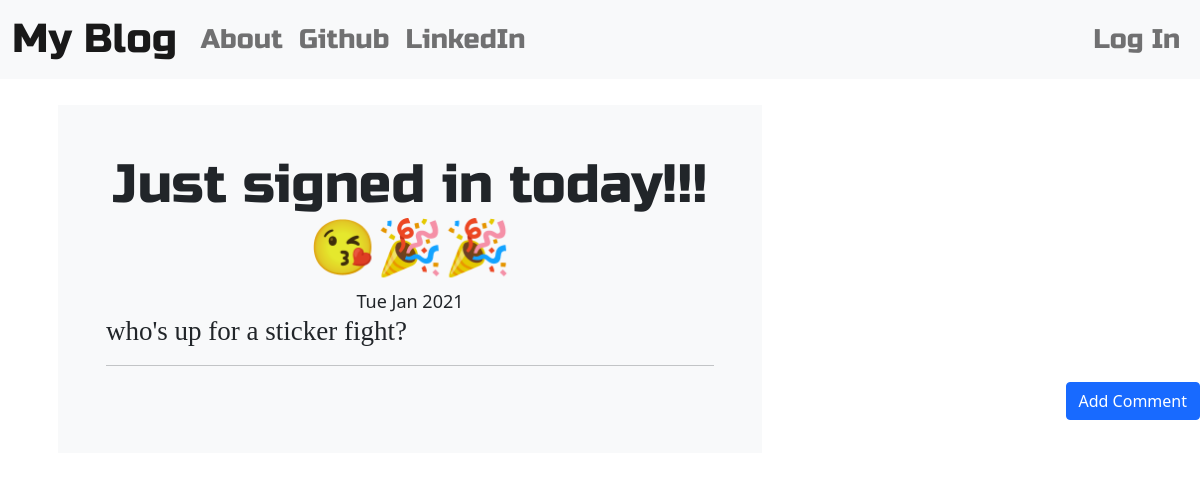
The app's page /post/4/ with its own data.
### blog/models.py (models this page shows, shortened)
class Post(models.Model):
    author = models.ForeignKey("auth.User", on_delete=models.CASCADE)
    title = models.CharField(max_length=200)
    text = models.TextField()
    create_date = models.DateTimeField(default=timezone.now())
    published_date = models.DateTimeField(blank=True, null=True)

### blog/views.py (the view)
# urls.py: path('post/<int:pk>/', views.PostDetailView.as_view(), name='post_detail'),
class PostDetailView(DetailView):
    model = Post

### blog/templates/blog/post_detail.html (shortened to what this page needs)
{% extends 'blog/base.html' %}
{% block content %}
<div class="bg-light p-5 rounded-lg m-3">
  <h1 class="posttitle loader">{{post.title}}</h1>
      {% if post.published_date %}
  <div class="date postdate">
      {{ post.published_date|date:"D M Y" }}
  </div>
      {% else %}
  <a class="btn btn-primary" href="{% url 'post_publish' pk=post.pk %}">Publish</a>
      {% endif %}
  <p class="postcontent">{{ post.text|safe|linebreaksbr }}</p>
  <hr>
  <a class="btn btn-primary btn-comment" href="{% url 'add_comment_to_post' pk=post.pk %}">Add Comment</a>
  <div class="container">
      {% for comment in post.comments.all %}
      <br>
      {% empty %}
      <p>No comments</p>
      {% endfor %}
  </div>
</div>
{% endblock %}

### blog/static/blog/css/blog.css (style rules this page uses)
html { font-size: 100%; box-sizing: border-box; }
body { margin: 0; padding: 0; background-image: url('/static/blog/images/child-holding-clear-glass-jar-with-yellow-light-2026960.jpg'); line-height: 1.3; font-weight: 300; font-size: 1.125rem ; }
.postdate { text-align: center; }
.posttitle { font-family: 'Russo One', sans-serif; font-size: 3em; text-align: center; }
.postcontent { font-family: 'Montserrat'; font-size: 1.5em; }
.btn-comment { position: absolute; right: 0px; }
.loader { filter:hue-rotate(4deg); animation:hue 10000ms infinite linear; }

### records on screen
Post: title "Just signed in today!!!😘🎉🎉", published_date "Tue Jan 2021", text "who's up for a sticker fight?"
